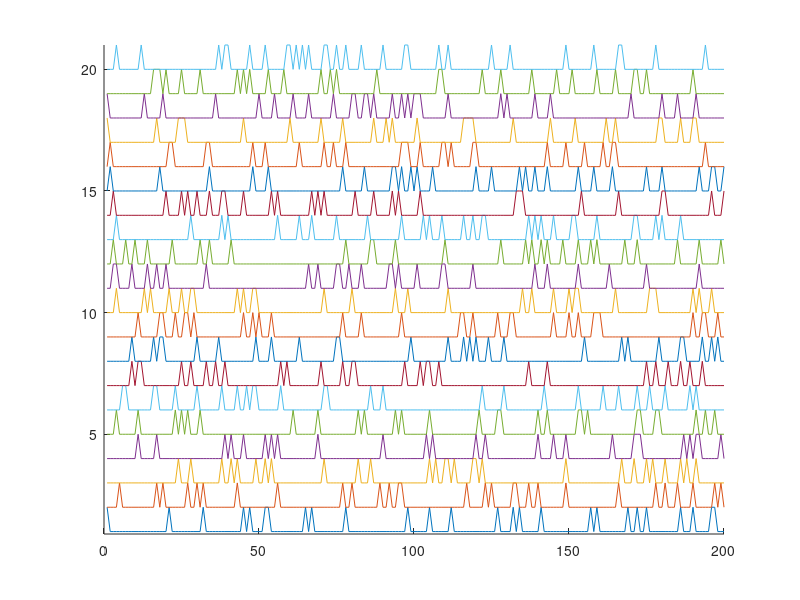
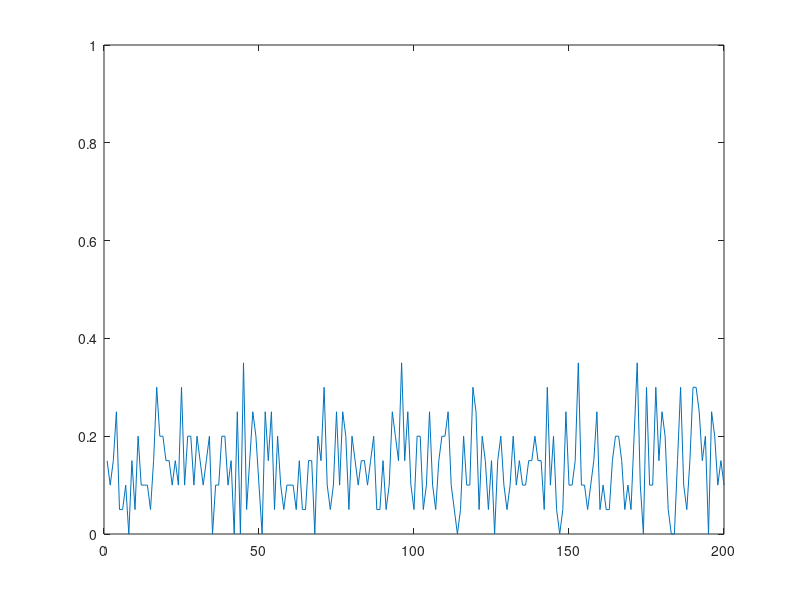
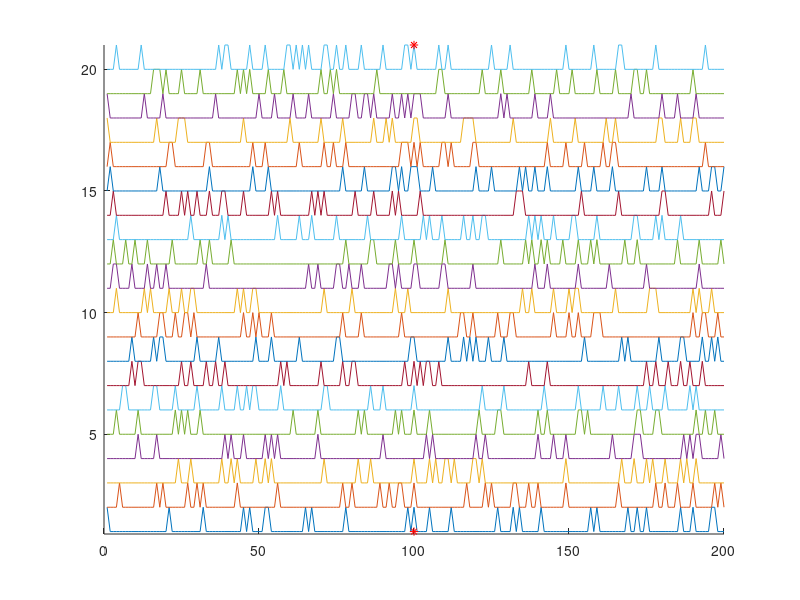
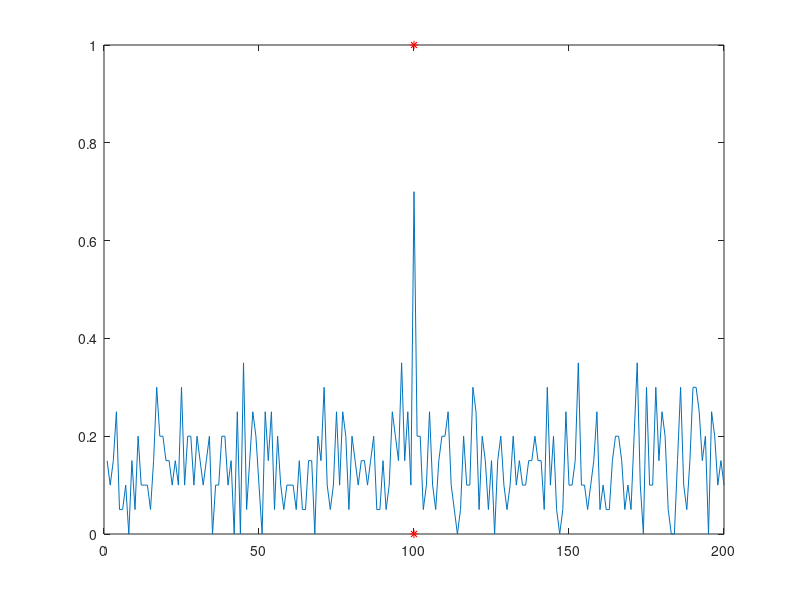

The MATLAB script that drew these images, in order:
clear all

%% Random spikes 

% How many neurons 
    numits = 20; 

% Duration of the epoch
    len = 200; 
% Number of spikes per epoch
    numspikes = 30; 

% Time steps
    t = 1:len; 

% Initialize neurons, no spikes
    neuron = zeros(len,numits);

% Generate spikes
for j=1:numits
    spikeIDXs = randi(len,[1,numspikes]);
    neuron(spikeIDXs,j) = 1; 
end

% Calculate the downstream response to all neural inputs
    avgDownStream = sum(neuron');
    avgDownStream = avgDownStream / numits;

% Plot all or some of the raw spike trains
maxnumtrainstoshow = 50;
figure(27); clf; hold on;
    for j=1:min([maxnumtrainstoshow, numits])
        plot(t, neuron(:,j)+j);
    end
    ylim([0.9, min([maxnumtrainstoshow+1, numits+1])])

% Plot the downstream neural response
    figure(28); clf; 
        plot(t, avgDownStream); ylim([0 1]);

%% Signal detection with random spikes

% Chance that a neuron will detect the event (range 0-1)
    detectionChance = 0.80; 

    neuronDetector = neuron;

    detections = find(rand(1,numits) <= detectionChance);
    neuronDetector(round(len/2),detections) = 1;

% Calculate the downstream response to all neural inputs
    avgDownStreamDetector = sum(neuronDetector');
    avgDownStreamDetector = avgDownStreamDetector / numits;


figure(29); clf; hold on;
    for j=1:min([maxnumtrainstoshow, numits])
        plot(t, neuronDetector(:,j)+j);
    end
    ylim([0.9, min([maxnumtrainstoshow+1, numits+1])])
    plot(round(len/2), 1, 'r*'); plot(round(len/2), min([maxnumtrainstoshow+1, numits+1]), 'r*')

% Plot the downstream neural response
    figure(30); clf; 
        plot(t, avgDownStreamDetector); 
        hold on;
        plot(round(len/2), 1, 'r*'); plot(round(len/2), 0, 'r*')
        ylim([0 1]);
